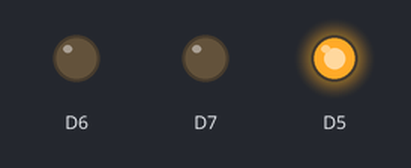
The sketch below on a simulated ESP8266 (NodeMCU). Shown: output pins drawn as LEDs (lit = HIGH).

Above: at 0.5 s.
At 2.5 s:
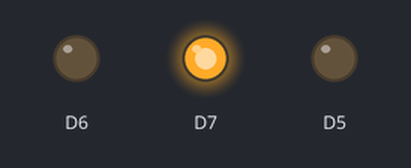
At 3.5 s:
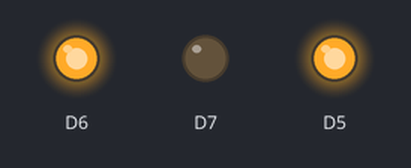
At 4.5 s:
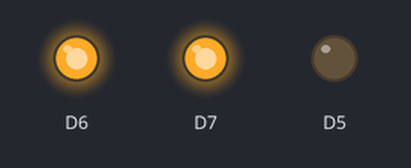
At 6.5 s:
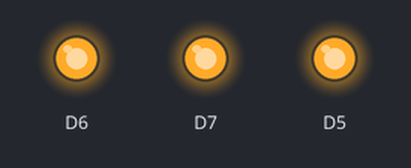
At 8.5 s:
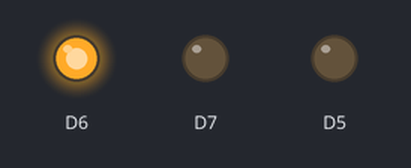
Timing chart, 0 to 9.1 s (numbered marks = the images above):
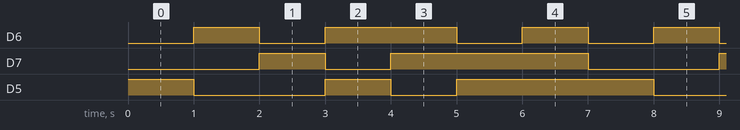

The sketch:

InterfaceRGBLed.ino
```cpp
void setup() {
  // put your setup code here, to run once:

pinMode(D5,OUTPUT);

pinMode(D6,OUTPUT);

pinMode(D7,OUTPUT);
}

void loop() {
  // put your main code here, to run repeatedly:
  digitalWrite(D5,HIGH);

  digitalWrite(D6,LOW);

  digitalWrite(D7,LOW);

  delay(1000);

  digitalWrite(D5,LOW);

  digitalWrite(D6,HIGH);

  digitalWrite(D7,LOW);

  delay(1000);

  digitalWrite(D5,LOW);

  digitalWrite(D6,LOW);

  digitalWrite(D7,HIGH);

  delay(1000);

  // Custom code
  digitalWrite(D5,HIGH);

  digitalWrite(D6,HIGH);

  digitalWrite(D7,LOW);

  delay(1000);

  digitalWrite(D5,LOW);

  digitalWrite(D6,HIGH);

  digitalWrite(D7,HIGH);

  delay(1000);

  digitalWrite(D5,HIGH);

  digitalWrite(D6,LOW);

  digitalWrite(D7,HIGH);

  delay(1000);

  digitalWrite(D5,HIGH);

  digitalWrite(D6,HIGH);

  digitalWrite(D7,HIGH);

  delay(1000);
}
```

Measured:
- by itself, D6: repeats every 7.0 s: LOW 1.0 s, HIGH 2.0 s, 2 × (LOW 1.0 s, HIGH 1.0 s)
- by itself, D7: repeats every 7.0 s: LOW 1.0 s, HIGH 3.0 s, LOW 2.0 s, HIGH 1.0 s
- by itself, D5: repeats every 7.0 s: LOW 2.0 s, HIGH 1.0 s, LOW 1.0 s, HIGH 3.0 s
